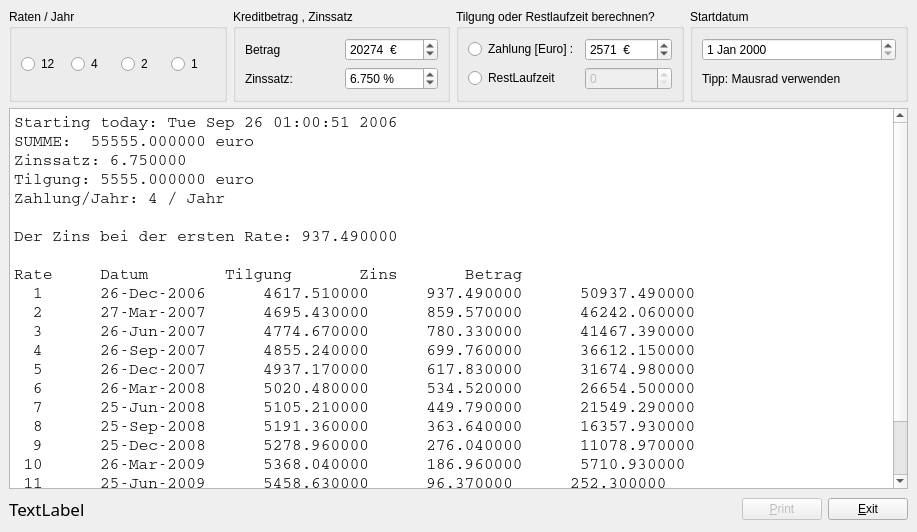
<ui version="4.0" >
 <author></author>
 <comment></comment>
 <exportmacro></exportmacro>
 <class>Dialog</class>
 <widget class="QWidget" name="Dialog" >
  <property name="geometry" >
   <rect>
    <x>0</x>
    <y>0</y>
    <width>917</width>
    <height>532</height>
   </rect>
  </property>
  <property name="windowTitle" >
   <string>VerTilgungsPlan - Josh's RatenKreditRechner</string>
  </property>
  <property name="windowIcon" >
   <iconset>icon.xpm</iconset>
  </property>
  <layout class="QGridLayout" >
   <property name="margin" >
    <number>9</number>
   </property>
   <property name="spacing" >
    <number>6</number>
   </property>
   <item row="2" column="0" colspan="4" >
    <layout class="QHBoxLayout" >
     <property name="margin" >
      <number>0</number>
     </property>
     <property name="spacing" >
      <number>6</number>
     </property>
     <item>
      <widget class="QLabel" name="status" >
       <property name="font" >
        <font>
         <family>Sans Serif</family>
         <pointsize>13</pointsize>
         <weight>50</weight>
         <italic>false</italic>
         <bold>false</bold>
         <underline>false</underline>
         <strikeout>false</strikeout>
        </font>
       </property>
       <property name="text" >
        <string>TextLabel</string>
       </property>
      </widget>
     </item>
     <item>
      <spacer>
       <property name="orientation" >
        <enum>Qt::Horizontal</enum>
       </property>
       <property name="sizeHint" >
        <size>
         <width>619</width>
         <height>28</height>
        </size>
       </property>
      </spacer>
     </item>
     <item>
      <widget class="QPushButton" name="pushButton_2" >
       <property name="enabled" >
        <bool>false</bool>
       </property>
       <property name="text" >
        <string>&amp;Print</string>
       </property>
      </widget>
     </item>
     <item>
      <widget class="QPushButton" name="pushButton" >
       <property name="text" >
        <string>&amp;Exit</string>
       </property>
      </widget>
     </item>
    </layout>
   </item>
   <item row="1" column="0" colspan="4" >
    <widget class="QTextBrowser" name="textBrowser" >
     <property name="font" >
      <font>
       <family>Courier</family>
       <pointsize>12</pointsize>
       <weight>50</weight>
       <italic>false</italic>
       <bold>false</bold>
       <underline>false</underline>
       <strikeout>false</strikeout>
      </font>
     </property>
     <property name="html" >
      <string>&lt;html>&lt;head>&lt;meta name="qrichtext" content="1" />&lt;/head>&lt;body style=" white-space: pre-wrap; font-family:Courier; font-size:12pt; font-weight:400; font-style:normal; text-decoration:none;">&lt;p style=" margin-top:0px; margin-bottom:0px; margin-left:0px; margin-right:0px; -qt-block-indent:0; text-indent:0px;">Starting today: Tue Sep 26 01:00:51 2006&lt;/p>&lt;p style=" margin-top:0px; margin-bottom:0px; margin-left:0px; margin-right:0px; -qt-block-indent:0; text-indent:0px;">SUMME:  55555.000000 euro&lt;/p>&lt;p style=" margin-top:0px; margin-bottom:0px; margin-left:0px; margin-right:0px; -qt-block-indent:0; text-indent:0px;">Zinssatz: 6.750000 &lt;/p>&lt;p style=" margin-top:0px; margin-bottom:0px; margin-left:0px; margin-right:0px; -qt-block-indent:0; text-indent:0px;">Tilgung: 5555.000000 euro&lt;/p>&lt;p style=" margin-top:0px; margin-bottom:0px; margin-left:0px; margin-right:0px; -qt-block-indent:0; text-indent:0px;">Zahlung/Jahr: 4 / Jahr&lt;/p>&lt;p style="-qt-paragraph-type:empty; margin-top:0px; margin-bottom:0px; margin-left:0px; margin-right:0px; -qt-block-indent:0; text-indent:0px;">&lt;/p>&lt;p style=" margin-top:0px; margin-bottom:0px; margin-left:0px; margin-right:0px; -qt-block-indent:0; text-indent:0px;">Der Zins bei der ersten Rate: 937.490000 &lt;/p>&lt;p style="-qt-paragraph-type:empty; margin-top:0px; margin-bottom:0px; margin-left:0px; margin-right:0px; -qt-block-indent:0; text-indent:0px;">&lt;/p>&lt;p style=" margin-top:0px; margin-bottom:0px; margin-left:0px; margin-right:0px; -qt-block-indent:0; text-indent:0px;">Rate     Datum        Tilgung       Zins       Betrag&lt;/p>&lt;p style=" margin-top:0px; margin-bottom:0px; margin-left:0px; margin-right:0px; -qt-block-indent:0; text-indent:0px;">  1      26-Dec-2006      4617.510000      937.490000      50937.490000&lt;/p>&lt;p style=" margin-top:0px; margin-bottom:0px; margin-left:0px; margin-right:0px; -qt-block-indent:0; text-indent:0px;">  2      27-Mar-2007      4695.430000      859.570000      46242.060000&lt;/p>&lt;p style=" margin-top:0px; margin-bottom:0px; margin-left:0px; margin-right:0px; -qt-block-indent:0; text-indent:0px;">  3      26-Jun-2007      4774.670000      780.330000      41467.390000&lt;/p>&lt;p style=" margin-top:0px; margin-bottom:0px; margin-left:0px; margin-right:0px; -qt-block-indent:0; text-indent:0px;">  4      26-Sep-2007      4855.240000      699.760000      36612.150000&lt;/p>&lt;p style=" margin-top:0px; margin-bottom:0px; margin-left:0px; margin-right:0px; -qt-block-indent:0; text-indent:0px;">  5      26-Dec-2007      4937.170000      617.830000      31674.980000&lt;/p>&lt;p style=" margin-top:0px; margin-bottom:0px; margin-left:0px; margin-right:0px; -qt-block-indent:0; text-indent:0px;">  6      26-Mar-2008      5020.480000      534.520000      26654.500000&lt;/p>&lt;p style=" margin-top:0px; margin-bottom:0px; margin-left:0px; margin-right:0px; -qt-block-indent:0; text-indent:0px;">  7      25-Jun-2008      5105.210000      449.790000      21549.290000&lt;/p>&lt;p style=" margin-top:0px; margin-bottom:0px; margin-left:0px; margin-right:0px; -qt-block-indent:0; text-indent:0px;">  8      25-Sep-2008      5191.360000      363.640000      16357.930000&lt;/p>&lt;p style=" margin-top:0px; margin-bottom:0px; margin-left:0px; margin-right:0px; -qt-block-indent:0; text-indent:0px;">  9      25-Dec-2008      5278.960000      276.040000      11078.970000&lt;/p>&lt;p style=" margin-top:0px; margin-bottom:0px; margin-left:0px; margin-right:0px; -qt-block-indent:0; text-indent:0px;"> 10      26-Mar-2009      5368.040000      186.960000      5710.930000&lt;/p>&lt;p style=" margin-top:0px; margin-bottom:0px; margin-left:0px; margin-right:0px; -qt-block-indent:0; text-indent:0px;"> 11      25-Jun-2009      5458.630000      96.370000      252.300000&lt;/p>&lt;p style="-qt-paragraph-type:empty; margin-top:0px; margin-bottom:0px; margin-left:0px; margin-right:0px; -qt-block-indent:0; text-indent:0px;">&lt;/p>&lt;p style=" margin-top:0px; margin-bottom:0px; margin-left:0px; margin-right:0px; -qt-block-indent:0; text-indent:0px;">Sum(Zins)::5806.560000, Sum(Tilgung)::55555.000000&lt;/p>&lt;p style="-qt-paragraph-type:empty; margin-top:0px; margin-bottom:0px; margin-left:0px; margin-right:0px; -qt-block-indent:0; text-indent:0px;">&lt;/p>&lt;/body>&lt;/html></string>
     </property>
    </widget>
   </item>
   <item row="0" column="1" >
    <widget class="QGroupBox" name="groupBox_3" >
     <property name="title" >
      <string>Kreditbetrag , Zinssatz</string>
     </property>
     <layout class="QGridLayout" >
      <property name="margin" >
       <number>9</number>
      </property>
      <property name="spacing" >
       <number>6</number>
      </property>
      <item row="0" column="1" >
       <widget class="QSpinBox" name="betrag" >
        <property name="minimumSize" >
         <size>
          <width>0</width>
          <height>0</height>
         </size>
        </property>
        <property name="toolTip" >
         <string>Kreditbetrag, Zinssatz muss angegeben werden</string>
        </property>
        <property name="autoFillBackground" >
         <bool>false</bool>
        </property>
        <property name="suffix" >
         <string>  €</string>
        </property>
        <property name="maximum" >
         <number>99999999</number>
        </property>
        <property name="minimum" >
         <number>1</number>
        </property>
        <property name="singleStep" >
         <number>1000</number>
        </property>
        <property name="value" >
         <number>20274</number>
        </property>
       </widget>
      </item>
      <item row="1" column="0" >
       <widget class="QLabel" name="label_2" >
        <property name="text" >
         <string>Zinssatz:</string>
        </property>
       </widget>
      </item>
      <item row="1" column="1" >
       <widget class="QDoubleSpinBox" name="zinsen" >
        <property name="toolTip" >
         <string>Zinssatz muss angegeben werden</string>
        </property>
        <property name="suffix" >
         <string> %</string>
        </property>
        <property name="decimals" >
         <number>3</number>
        </property>
        <property name="singleStep" >
         <double>0.25</double>
        </property>
        <property name="value" >
         <double>6.75</double>
        </property>
       </widget>
      </item>
      <item row="0" column="0" >
       <widget class="QLabel" name="label" >
        <property name="text" >
         <string>Betrag</string>
        </property>
       </widget>
      </item>
     </layout>
    </widget>
   </item>
   <item row="0" column="2" >
    <widget class="QGroupBox" name="groupBox_2" >
     <property name="title" >
      <string>Tilgung oder Restlaufzeit berechnen?</string>
     </property>
     <layout class="QGridLayout" >
      <property name="margin" >
       <number>9</number>
      </property>
      <property name="spacing" >
       <number>6</number>
      </property>
      <item row="1" column="0" >
       <widget class="QRadioButton" name="radioLaufzeit" >
        <property name="toolTip" >
         <string>Restlaufzeit vorgegeben -> Tilgung pro Rate wird berechnet</string>
        </property>
        <property name="text" >
         <string>RestLaufzeit</string>
        </property>
       </widget>
      </item>
      <item row="0" column="0" >
       <widget class="QRadioButton" name="radioTilgung" >
        <property name="toolTip" >
         <string>Tilgung pro Rate vorgegeben -> Restlaufzeit wird berechnet</string>
        </property>
        <property name="text" >
         <string>Zahlung [Euro] :</string>
        </property>
       </widget>
      </item>
      <item row="0" column="1" >
       <widget class="QSpinBox" name="tilgung" >
        <property name="suffix" >
         <string>  €</string>
        </property>
        <property name="prefix" >
         <string/>
        </property>
        <property name="maximum" >
         <number>999999999</number>
        </property>
        <property name="singleStep" >
         <number>100</number>
        </property>
        <property name="value" >
         <number>2571</number>
        </property>
       </widget>
      </item>
      <item row="1" column="1" >
       <widget class="QSpinBox" name="restlaufzeit" >
        <property name="enabled" >
         <bool>false</bool>
        </property>
        <property name="maximum" >
         <number>999999</number>
        </property>
       </widget>
      </item>
     </layout>
    </widget>
   </item>
   <item row="0" column="0" >
    <widget class="QGroupBox" name="groupBox" >
     <property name="title" >
      <string>Raten / Jahr</string>
     </property>
     <layout class="QGridLayout" >
      <property name="margin" >
       <number>9</number>
      </property>
      <property name="spacing" >
       <number>6</number>
      </property>
      <item row="0" column="2" >
       <widget class="QRadioButton" name="r3" >
        <property name="text" >
         <string>2</string>
        </property>
       </widget>
      </item>
      <item row="0" column="0" >
       <widget class="QRadioButton" name="r1" >
        <property name="text" >
         <string>12</string>
        </property>
       </widget>
      </item>
      <item row="0" column="1" >
       <widget class="QRadioButton" name="r2" >
        <property name="text" >
         <string>4</string>
        </property>
       </widget>
      </item>
      <item row="0" column="3" >
       <widget class="QRadioButton" name="r4" >
        <property name="text" >
         <string>1</string>
        </property>
       </widget>
      </item>
     </layout>
    </widget>
   </item>
   <item row="0" column="3" >
    <widget class="QGroupBox" name="groupBox_4" >
     <property name="title" >
      <string>Startdatum</string>
     </property>
     <layout class="QGridLayout" >
      <property name="margin" >
       <number>9</number>
      </property>
      <property name="spacing" >
       <number>6</number>
      </property>
      <item row="0" column="0" >
       <widget class="QDateEdit" name="dateEdit" >
        <property name="toolTip" >
         <string>Startdatum des Ratenkredits</string>
        </property>
        <property name="date" >
         <date>
          <year>2000</year>
          <month>1</month>
          <day>1</day>
         </date>
        </property>
       </widget>
      </item>
      <item row="1" column="0" >
       <widget class="QLabel" name="label_3" >
        <property name="text" >
         <string>Tipp: Mausrad verwenden</string>
        </property>
       </widget>
      </item>
     </layout>
    </widget>
   </item>
  </layout>
 </widget>
 <pixmapfunction></pixmapfunction>
 <tabstops>
  <tabstop>r1</tabstop>
  <tabstop>r2</tabstop>
  <tabstop>r3</tabstop>
  <tabstop>r4</tabstop>
  <tabstop>betrag</tabstop>
  <tabstop>zinsen</tabstop>
  <tabstop>radioTilgung</tabstop>
  <tabstop>radioLaufzeit</tabstop>
  <tabstop>tilgung</tabstop>
  <tabstop>restlaufzeit</tabstop>
  <tabstop>textBrowser</tabstop>
  <tabstop>pushButton_2</tabstop>
  <tabstop>pushButton</tabstop>
  <tabstop>dateEdit</tabstop>
 </tabstops>
 <resources/>
 <connections>
  <connection>
   <sender>radioTilgung</sender>
   <signal>clicked(bool)</signal>
   <receiver>restlaufzeit</receiver>
   <slot>setDisabled(bool)</slot>
   <hints>
    <hint type="sourcelabel" >
     <x>549</x>
     <y>45</y>
    </hint>
    <hint type="destinationlabel" >
     <x>595</x>
     <y>76</y>
    </hint>
   </hints>
  </connection>
  <connection>
   <sender>radioLaufzeit</sender>
   <signal>clicked(bool)</signal>
   <receiver>tilgung</receiver>
   <slot>setDisabled(bool)</slot>
   <hints>
    <hint type="sourcelabel" >
     <x>511</x>
     <y>82</y>
    </hint>
    <hint type="destinationlabel" >
     <x>633</x>
     <y>46</y>
    </hint>
   </hints>
  </connection>
  <connection>
   <sender>radioTilgung</sender>
   <signal>clicked(bool)</signal>
   <receiver>tilgung</receiver>
   <slot>setEnabled(bool)</slot>
   <hints>
    <hint type="sourcelabel" >
     <x>506</x>
     <y>42</y>
    </hint>
    <hint type="destinationlabel" >
     <x>595</x>
     <y>56</y>
    </hint>
   </hints>
  </connection>
  <connection>
   <sender>radioLaufzeit</sender>
   <signal>clicked(bool)</signal>
   <receiver>restlaufzeit</receiver>
   <slot>setEnabled(bool)</slot>
   <hints>
    <hint type="sourcelabel" >
     <x>555</x>
     <y>81</y>
    </hint>
    <hint type="destinationlabel" >
     <x>598</x>
     <y>85</y>
    </hint>
   </hints>
  </connection>
 </connections>
</ui>
